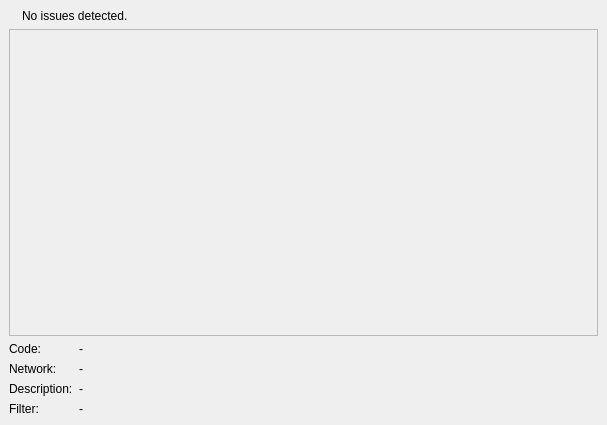
<ui version="4.0" >
 <author></author>
 <comment></comment>
 <exportmacro></exportmacro>
 <class>StationInfoDialog</class>
 <widget class="QDialog" name="StationInfoDialog" >
  <property name="geometry" >
   <rect>
    <x>0</x>
    <y>0</y>
    <width>607</width>
    <height>425</height>
   </rect>
  </property>
  <property name="windowTitle" >
   <string>Station information</string>
  </property>
  <layout class="QVBoxLayout" >
   <property name="margin" >
    <number>9</number>
   </property>
   <property name="spacing" >
    <number>6</number>
   </property>
   <item>
    <layout class="QHBoxLayout" >
     <property name="margin" >
      <number>0</number>
     </property>
     <property name="spacing" >
      <number>6</number>
     </property>
     <item>
      <widget class="QLabel" name="labelIssueIcon" >
       <property name="text" >
        <string/>
       </property>
      </widget>
     </item>
     <item>
      <widget class="QLabel" name="labelIssueText" >
       <property name="sizePolicy" >
        <sizepolicy>
         <hsizetype>3</hsizetype>
         <vsizetype>5</vsizetype>
         <horstretch>0</horstretch>
         <verstretch>0</verstretch>
        </sizepolicy>
       </property>
       <property name="text" >
        <string>No issues detected.</string>
       </property>
      </widget>
     </item>
    </layout>
   </item>
   <item>
    <widget class="QFrame" name="frameTrace" >
     <property name="sizePolicy" >
      <sizepolicy>
       <hsizetype>5</hsizetype>
       <vsizetype>3</vsizetype>
       <horstretch>0</horstretch>
       <verstretch>1</verstretch>
      </sizepolicy>
     </property>
     <property name="minimumSize" >
      <size>
       <width>16</width>
       <height>200</height>
      </size>
     </property>
     <property name="frameShape" >
      <enum>QFrame::StyledPanel</enum>
     </property>
     <property name="frameShadow" >
      <enum>QFrame::Raised</enum>
     </property>
    </widget>
   </item>
   <item>
    <layout class="QGridLayout" >
     <property name="margin" >
      <number>0</number>
     </property>
     <property name="spacing" >
      <number>6</number>
     </property>
     <item row="2" column="1" >
      <widget class="QLabel" name="labelDescription" >
       <property name="text" >
        <string>-</string>
       </property>
      </widget>
     </item>
     <item row="0" column="0" >
      <widget class="QLabel" name="label_2" >
       <property name="text" >
        <string>Code:</string>
       </property>
      </widget>
     </item>
     <item row="1" column="0" >
      <widget class="QLabel" name="label_3" >
       <property name="text" >
        <string>Network:</string>
       </property>
      </widget>
     </item>
     <item row="1" column="1" >
      <widget class="QLabel" name="labelNetwork" >
       <property name="text" >
        <string>-</string>
       </property>
      </widget>
     </item>
     <item row="0" column="1" >
      <widget class="QLabel" name="labelCode" >
       <property name="sizePolicy" >
        <sizepolicy>
         <hsizetype>3</hsizetype>
         <vsizetype>5</vsizetype>
         <horstretch>0</horstretch>
         <verstretch>0</verstretch>
        </sizepolicy>
       </property>
       <property name="text" >
        <string>-</string>
       </property>
      </widget>
     </item>
     <item row="2" column="0" >
      <widget class="QLabel" name="label" >
       <property name="text" >
        <string>Description:</string>
       </property>
      </widget>
     </item>
     <item row="3" column="0" >
      <widget class="QLabel" name="label_4" >
       <property name="text" >
        <string>Filter:</string>
       </property>
      </widget>
     </item>
     <item row="3" column="1" >
      <widget class="QLabel" name="labelFilter" >
       <property name="text" >
        <string>-</string>
       </property>
      </widget>
     </item>
    </layout>
   </item>
   <item>
    <spacer>
     <property name="orientation" >
      <enum>Qt::Vertical</enum>
     </property>
     <property name="sizeHint" >
      <size>
       <width>589</width>
       <height>0</height>
      </size>
     </property>
    </spacer>
   </item>
  </layout>
 </widget>
 <pixmapfunction></pixmapfunction>
 <resources/>
 <connections/>
</ui>
